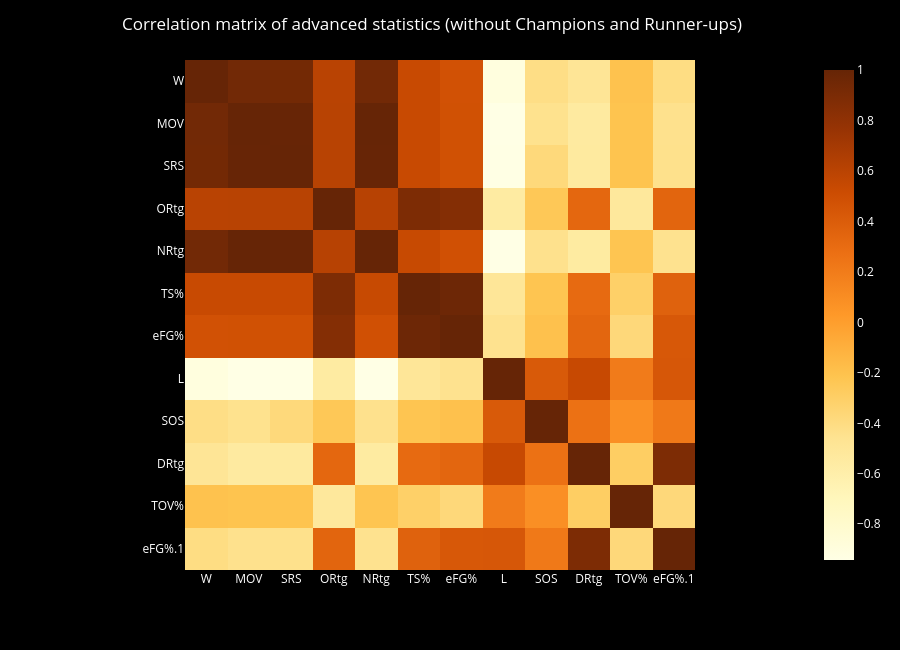

This figure's notebook cell:
### Markdown cell above
The Champions beat the runner-ups at pretty much all these metrics. Aside from the obvious metrics such as seasonal wins/loss/PW/PL (and MOV and SRS), the greatest predictor appears to be NRtg (net rating). This is pretty intuitive - "an estimate of point differential per 100 possessions". The positive correlation is simply stating that the more points they score (ORtg), and fewer points scored against them (DRtg), the more likely that they become champions (or runner-ups).

Since winning and losing are the best predictors of becoming champions (and runner-ups), we should examine what metrics causes teams to win or lose in the season. All the metrics above correlate strongly with winning/losing, but there were a few *weaker* variables we left out from the first heatmap (eFG%.1 and TOV)

### Code cell
cols = ['W', 'MOV', 'SRS', 'ORtg', 'NRtg', 'TS%', 'eFG%', 'L', 'SOS', 'DRtg', 'TOV%', 'eFG%.1']
corrmat_wo_winners = numeric_df[cols].corr()

gen_corrmat(corrmat_wo_winners, "Correlation matrix of advanced statistics (without Champions and Runner-ups)")

### Figure 1 — Plotly figure (JSON) as saved in the notebook; plotly's stock layout.template omitted (floating-point values rounded to 4 significant figures; data arrays with more than 128 entries replaced by an {"elided": "..."} marker saying what was removed)
{"data": [{"coloraxis": "coloraxis", "hovertemplate": "Correlation: %{z}<br>Feature: %{x} vs %{y} <extra></extra>", "name": "0", "type": "heatmap", "x": ["W", "MOV", "SRS", "ORtg", "NRtg", "TS%", "eFG%", "L", "SOS", "DRtg", "TOV%", "eFG%.1"], "xaxis": "x", "y": ["W", "MOV", "SRS", "ORtg", "NRtg", "TS%", "eFG%", "L", "SOS", "DRtg", "TOV%", "eFG%.1"], "yaxis": "y", "z": {"elided": "12x12 float values"}}], "layout": {"coloraxis": {"colorscale": [[0, "rgb(255,255,229)"], [0.125, "rgb(255,247,188)"], [0.25, "rgb(254,227,145)"], [0.375, "rgb(254,196,79)"], [0.5, "rgb(254,153,41)"], [0.625, "rgb(236,112,20)"], [0.75, "rgb(204,76,2)"], [0.875, "rgb(153,52,4)"], [1, "rgb(102,37,6)"]]}, "font": {"color": "white"}, "height": 650, "margin": {"t": 60}, "paper_bgcolor": "rgb(0, 0, 0, 1)", "plot_bgcolor": "rgb(240, 240, 0)", "title": {"text": "Correlation matrix of advanced statistics (without Champions and Runner-ups)", "x": 0.48}, "xaxis": {"anchor": "y", "constrain": "domain", "domain": [0, 1], "scaleanchor": "y"}, "yaxis": {"anchor": "x", "autorange": "reversed", "constrain": "domain", "domain": [0, 1]}}}
